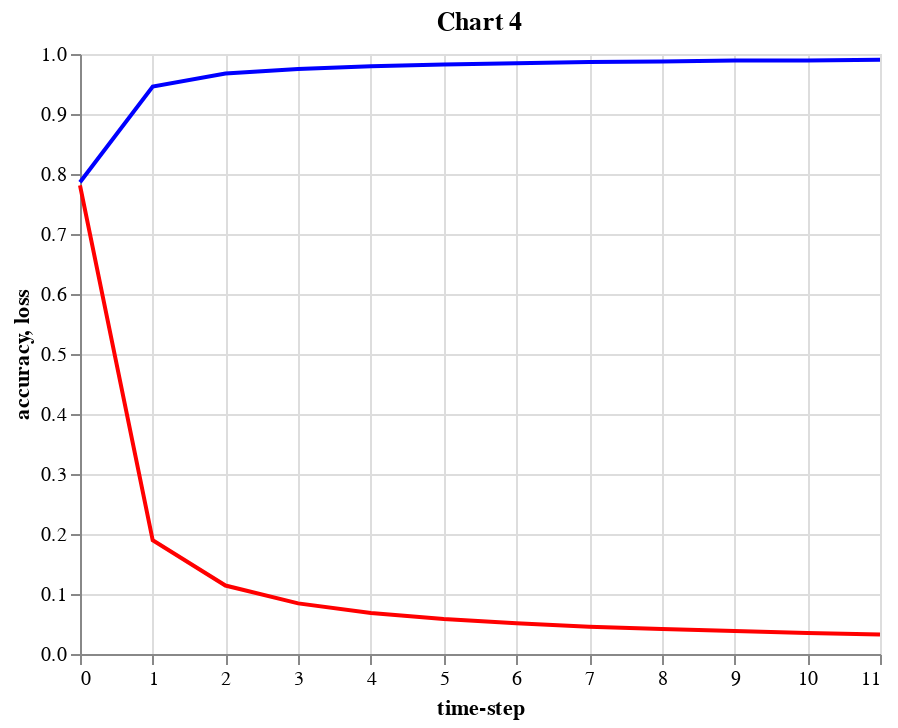

Here is the notebook cell this chart was saved with:
### Markdown cell above
**Chart 4** shows the error (cost, loss) curve (red) and accuracy curve (accuracy) for each iteration.

### Code cell
loss = history.history['loss']
accuracy = history.history['accuracy']

df2 = pd.DataFrame({"accuracy":accuracy, "loss":loss, "time-step": np.arange(0, len(accuracy))})

base = alt.Chart(df2).mark_line(color="blue").encode(x="time-step", y="accuracy")
loss = alt.Chart(df2).mark_line(color="red").encode(x="time-step", y="loss")
(base  + loss).properties(title='Chart 4')

### Figure 1 — Vega-Lite specification as saved in the notebook (floating-point values rounded to 4 significant figures)
{"config": {"view": {"continuousWidth": 400, "continuousHeight": 300}}, "layer": [{"mark": {"type": "line", "color": "blue"}, "encoding": {"x": {"type": "quantitative", "field": "time-step"}, "y": {"type": "quantitative", "field": "accuracy"}}}, {"mark": {"type": "line", "color": "red"}, "encoding": {"x": {"type": "quantitative", "field": "time-step"}, "y": {"type": "quantitative", "field": "loss"}}}], "data": {"name": "data-61663d6c03bfc2e36615b4753703363d"}, "title": "Chart 4", "$schema": "https://vega.github.io/schema/vega-lite/v4.0.2.json", "datasets": {"data-61663d6c03bfc2e36615b4753703363d": [{"accuracy": 0.7862, "loss": 0.7811, "time-step": 0}, {"accuracy": 0.9456, "loss": 0.1895, "time-step": 1}, {"accuracy": 0.9675, "loss": 0.1141, "time-step": 2}, {"accuracy": 0.9749, "loss": 0.08433, "time-step": 3}, {"accuracy": 0.9797, "loss": 0.06837, "time-step": 4}, {"accuracy": 0.9825, "loss": 0.05845, "time-step": 5}, {"accuracy": 0.9846, "loss": 0.05138, "time-step": 6}, {"accuracy": 0.9865, "loss": 0.04541, "time-step": 7}, {"accuracy": 0.9876, "loss": 0.04184, "time-step": 8}, {"accuracy": 0.989, "loss": 0.03814, "time-step": 9}, {"accuracy": 0.9894, "loss": 0.03508, "time-step": 10}, {"accuracy": 0.9904, "loss": 0.03259, "time-step": 11}]}}
